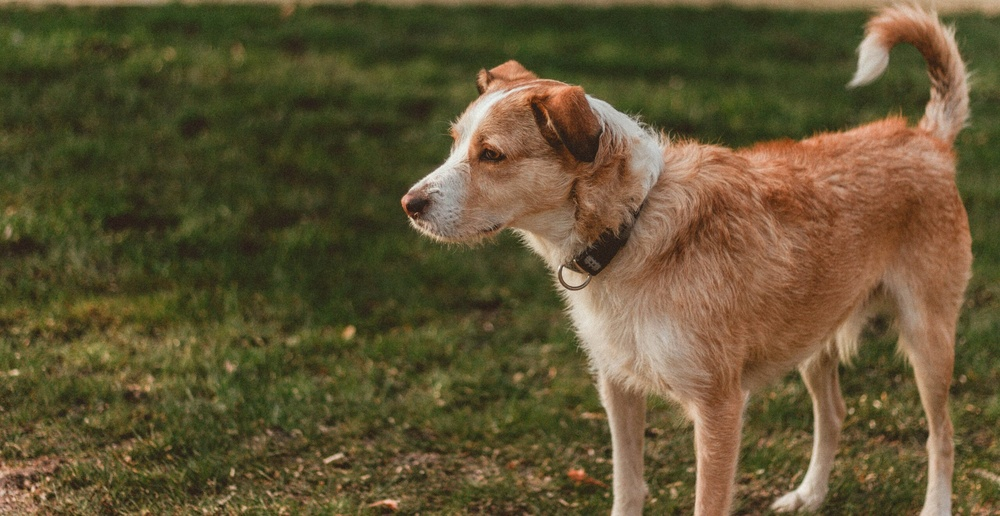
#> input picture Images/dog.jpg, 1000 x 516 px, shrunk from 2560 x 1320 before the run, found by its file name
$ jupyter execute --allow-errors sec_6_template_matching.ipynb   (shell and % lines are left out)
#> lines starting #> are read from the running program, lines starting #| are printed output that depends on the picture
[cell 1]
# TEMPLATE MATCHING

import cv2
import numpy as np
import matplotlib.pyplot as plt

[cell 2]
# READING FULL DOG IMAGE

full = cv2.imread('/home/srijanani/GIT/OpenCV/Images/dog.jpg')
#> full is the input picture: shape (516, 1000, 3); mean B, G, R 51.4, 83.5, 96.3

full = cv2.cvtColor(full, cv2.COLOR_BGR2RGB)

plt.imshow(full)

[cell 3]
full.shape
#> Out = (516, 1000, 3)

[cell 4]
# READING DOG FACE IMAGE

face = cv2.imread('/home/srijanani/GIT/OpenCV/Images/dog_face.jpg')
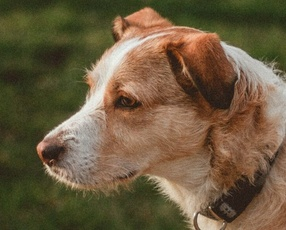
#> input picture Images/dog_face.jpg, 286 x 230 px, shrunk from 733 x 589 before the run, found by its file name
#> face is the input picture: shape (230, 286, 3); mean B, G, R 63.8, 90.8, 107.9

face = cv2.cvtColor(face, cv2.COLOR_BGR2RGB)

plt.imshow(face)

[cell 5]
face.shape
#> Out = (230, 286, 3)

[cell 6]
sum([1,3,5])  # SUM IS THE FUNCTION USED TO CALCULATE THE NUMBER WE GIVE WITHIN THE BREACES

[cell 7]
mystring = 'sum'  # THIS LINE SUM IS A STRING THE VARIABLE MYSTRING CANNOT ACT LIKE A FUNCTION 'SUM'.

#> (a cell that did not finish here is left out)

[cell 9]
eval(mystring)

[cell 10]
# EVAL FUNCTION IS USE TO ASSIGN PERDEFINE FUNCTION IN A VARIABLE (MERHOD 1)

myfunc = eval(mystring)

[cell 11]
myfunc([1,2,3])

[cell 12]
# METHOD 2 : PASS ANY BUILDIN FUNCTION IN EVAL FUNCTION AS A 'STRING'

func = eval('sum')

func([1,2,3])

[cell 13]
# ALL THE 6 METHODS FOR COMPARISON IN A LIST
# NOTE HOW WE ARE USING STRINGS, LATER ON WE WILL USE THE EVAL FUNCTION() TO CONVERT THE FUNCTION

methods = ['cv2.TM_CCOEFF', 'cv2.TM_CCOEFF_NORMED', 'cv2.TM_CCORR', 'cv2.TM_CCORR_NORMED', 'cv2.TM_SQDIFF', 'cv2.TM_SQDIFF_NORMED']

[cell 14]
my_method = eval('cv2.TM_CCOEFF')

res = cv2.matchTemplate(full, face, my_method)
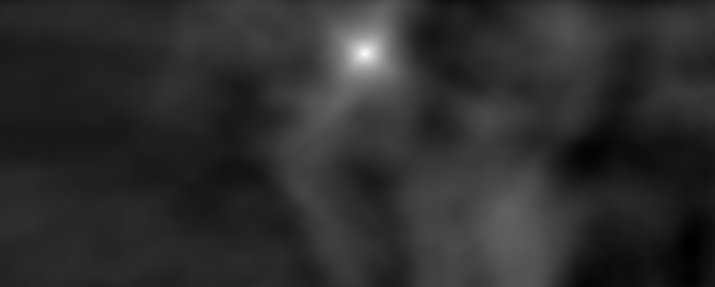
#> res: shape (287, 715) float32; min -76856352, max 429821888, mean 14004090; drawn with min black and max white

plt.imshow(res)

min_val,max_val,min_loc,max_loc = cv2.minMaxLoc(res)
#> min_val = -76856352; max_val = 429821888; min_loc = (691, 244); max_loc = (365, 53)

print(min_val, max_val, min_loc, max_loc)
#| -76856352.0 429821888.0 (691, 244) (365, 53)

[cell 15]
for m in methods:

    # CREATE A COPY

    full_copy = full.copy()

    method = eval(m)

    # TEMPLATE MATCHING

    res = cv2.matchTemplate(full_copy, face, method)

    min_val, max_val, min_loc, max_loc = cv2.minMaxLoc(res)

    if method in [cv2.TM_SQDIFF, cv2.TM_SQDIFF_NORMED]:
        top_left = min_loc

    else:
        top_left = max_loc

    height, width, channel = face.shape

    bottom_right = (top_left[0]+width, top_left[1]+height)

    cv2.rectangle(full_copy, top_left, bottom_right, (255, 0, 0), 10)

    # PLOT AND SHOW THE IMAGES

    plt.subplot(121)
    plt.imshow(res)
    plt.title('HEAPMAP OF TEMPLATE MATCHING')

    plt.subplot(122)
    plt.imshow(full_copy)
    plt.title('DETECTION OF TEMPLATE')

    # TITLE WITH THE METHOD USED
    plt.suptitle(m)

    plt.show()

    print('\n')
    print('\n')
#> this loop made 6 passes
#> (min_val, max_val, min_loc, top_left, bottom_right) on passes 1 to 4: (-76856352, 429821888, (691, 244), (365, 53), (651, 283)), (-0.277, 0.993, (691, 242), (365, 53), (651, 283)), (853148096, 2.03e+09, (115, 92), (530, 164), (816, 394)), (0.737, 0.999, (238, 87), (365, 53), (651, 283))
#> (min_val, max_val, max_loc, top_left, bottom_right) on passes 5 to 6: (5840084, 963993152, (444, 0), (365, 53), (651, 283)), (0.0029, 0.799, (115, 92), (365, 53), (651, 283))
#> pass 1, `plt.show()`:
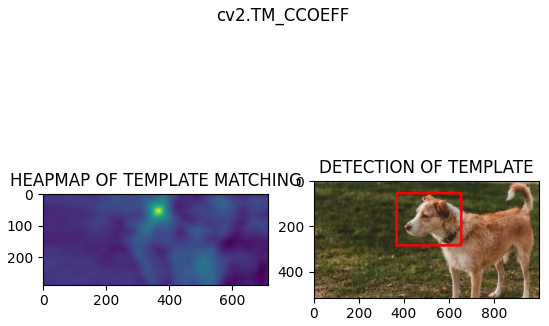
#> figure drawn by matplotlib, 2 panels
#> pass 2, `res = cv2.matchTemplate(full_copy, face, method)`:
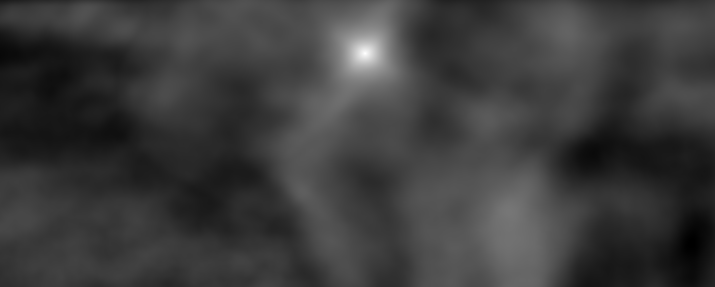
#> res: shape (287, 715) float32; min -0.277, max 0.993, mean 0.0231; drawn with min black and max white
#> pass 2, `plt.show()`:
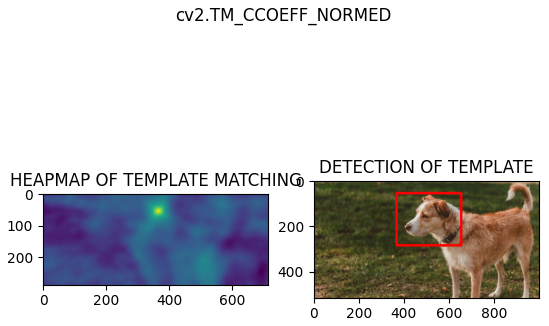
#> figure drawn by matplotlib, 2 panels
#> pass 3, `res = cv2.matchTemplate(full_copy, face, method)`:
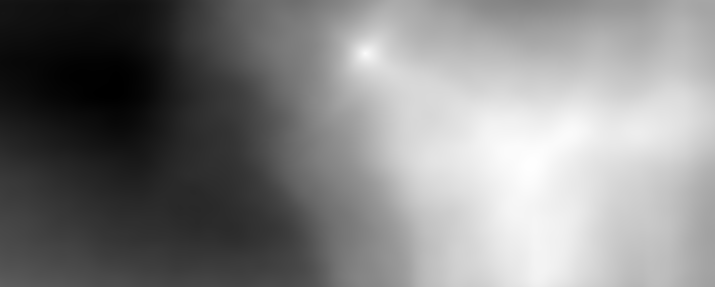
#> res: shape (287, 715) float32; min 853148096, max 2.03e+09, mean 1.46e+09; drawn with min black and max white
#> after the loop:
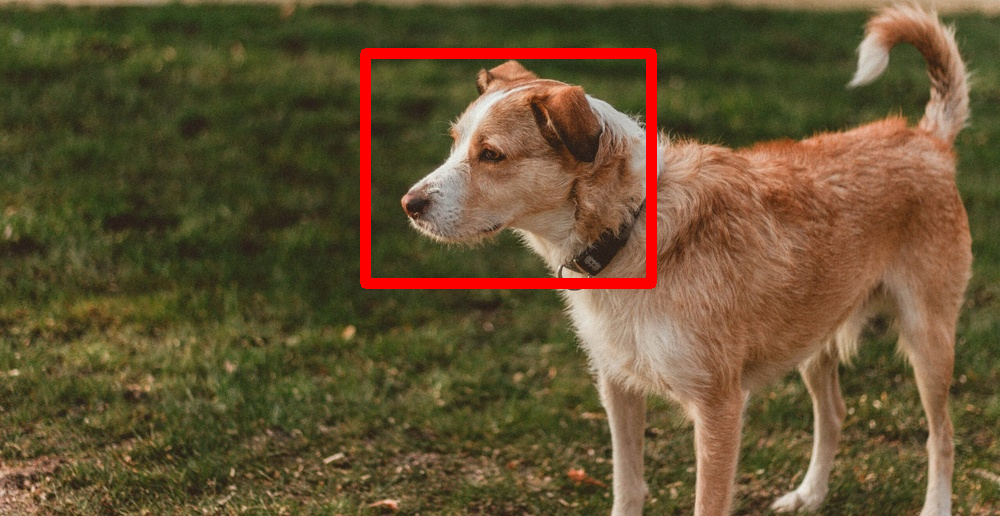
#> full_copy: shape (516, 1000, 3); mean R, G, B 100.2, 81.8, 50.3
#> after the loop:
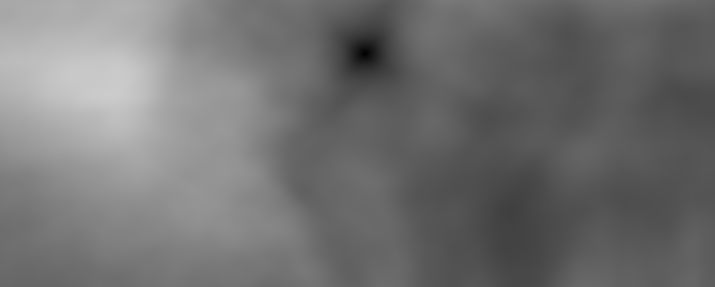
#> res: shape (287, 715) float32; min 0.0029, max 0.799, mean 0.446
